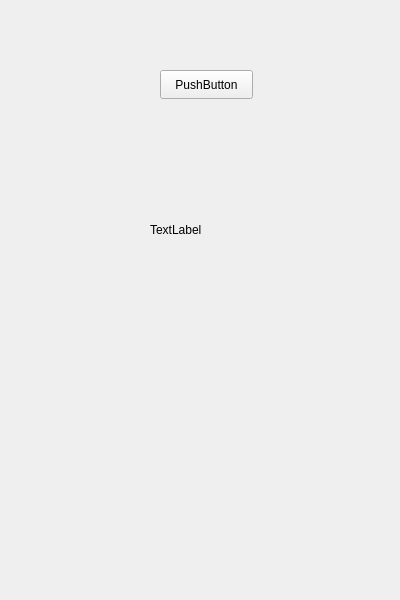
<?xml version="1.0" encoding="UTF-8"?>
<ui version="4.0">
 <class>MainWindow</class>
 <widget class="QMainWindow" name="MainWindow">
  <property name="geometry">
   <rect>
    <x>0</x>
    <y>0</y>
    <width>400</width>
    <height>600</height>
   </rect>
  </property>
  <property name="windowTitle">
   <string>Calculator</string>
  </property>
  <widget class="QWidget" name="central">
   <widget class="QPushButton" name="pushButton">
    <property name="geometry">
     <rect>
      <x>160</x>
      <y>70</y>
      <width>93</width>
      <height>29</height>
     </rect>
    </property>
    <property name="text">
     <string>PushButton</string>
    </property>
   </widget>
   <widget class="QLabel" name="label">
    <property name="geometry">
     <rect>
      <x>150</x>
      <y>220</y>
      <width>63</width>
      <height>20</height>
     </rect>
    </property>
    <property name="text">
     <string>TextLabel</string>
    </property>
   </widget>
  </widget>
  <widget class="QMenuBar" name="menubar">
   <property name="geometry">
    <rect>
     <x>0</x>
     <y>0</y>
     <width>400</width>
     <height>26</height>
    </rect>
   </property>
  </widget>
 </widget>
 <resources/>
 <connections/>
</ui>
